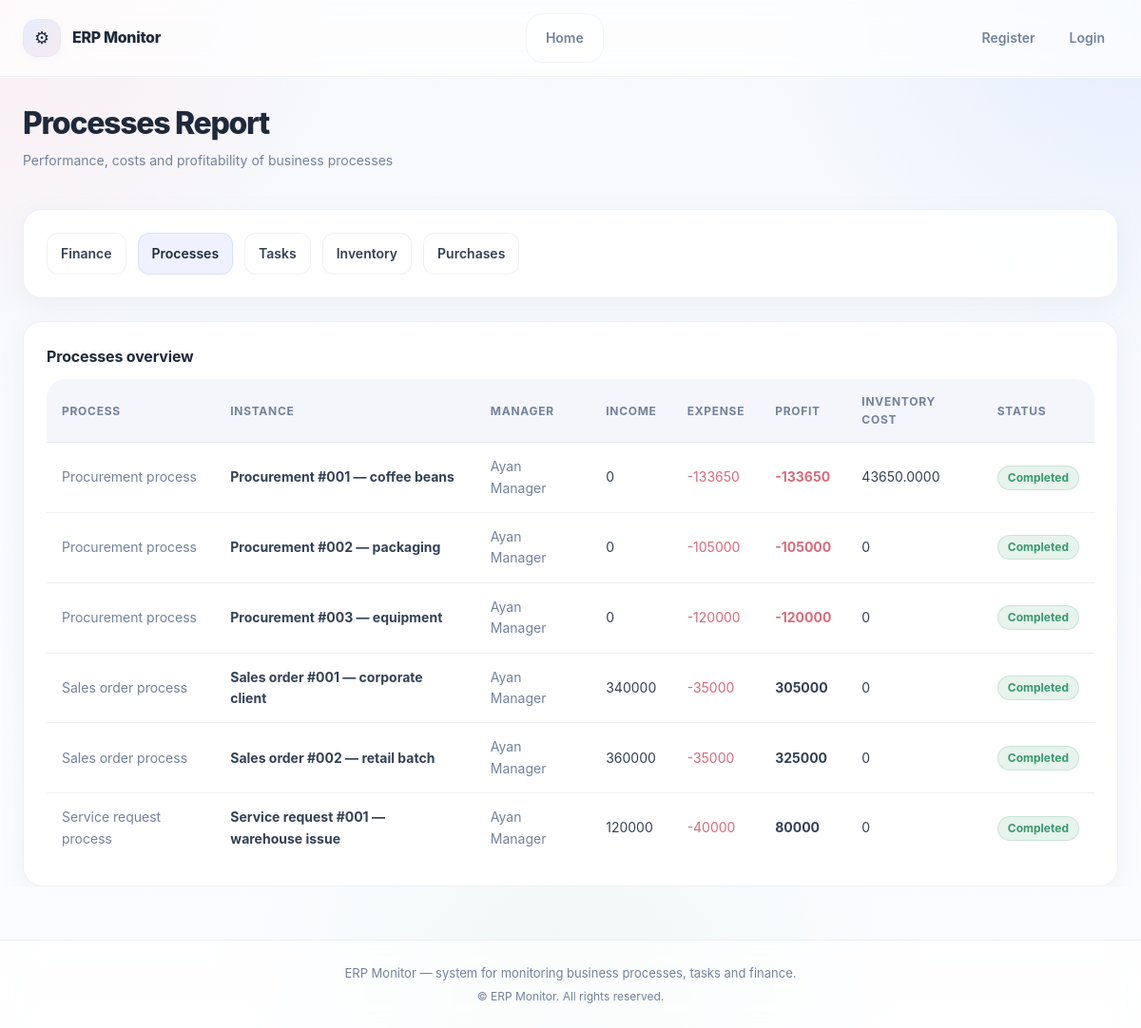
Screenshot of /reports/processes/ with the database file from the repository.
### processes/models.py (models this page shows, shortened)
class ProcessInstance(models.Model):
    process = models.ForeignKey(
        Process,
        on_delete=models.CASCADE,
        related_name="instances",
    )
    name = models.CharField(max_length=255)
    manager = models.ForeignKey(
        "people.Employee",   # ← строка
        on_delete=models.SET_NULL,
        null=True,
        blank=True,
        related_name="managed_processes",
    )
    planned_budget = models.DecimalField(
        max_digits=14, decimal_places=2,
        null=True, blank=True
    )
    planned_end_date = models.DateField(
        null=True, blank=True
    )
    started_at = models.DateTimeField(auto_now_add=True)
    is_completed = models.BooleanField(default=False)
    current_stage = models.ForeignKey(
        "Stage",
        on_delete=models.SET_NULL,
        null=True,
        blank=True,
        related_name="current_instances",
    )
    branch = models.ForeignKey(
        Branch,
        on_delete=models.SET_NULL,
        null=True,
        blank=True,
        related_name="process_instances",
    )
    business_date = models.DateField(
        null=True,
        blank=True,
        verbose_name="Business date",
    )

class Process(models.Model):
    organization = models.ForeignKey(
        Organization,
        on_delete=models.CASCADE,
        related_name="processes",
    )
    name = models.CharField(max_length=255)
    description = models.TextField(blank=True)
    is_active = models.BooleanField(default=True)
    created_at = models.DateTimeField(auto_now_add=True)

### people/models.py (models this page shows)
class Employee(models.Model):
    STATUS_CHOICES = (
        ("ACTIVE", "Active"),
        ("INACTIVE", "Inactive"),
        ("FIRED", "Fired"),
    )
    user = models.OneToOneField(
        settings.AUTH_USER_MODEL,
        on_delete=models.CASCADE,
        related_name="employee",
    )
    full_name = models.CharField(max_length=255)
    position = models.CharField(max_length=100)
    hire_date = models.DateField(null=True, blank=True)
    status = models.CharField(
        max_length=10,
        choices=STATUS_CHOICES,
        default="ACTIVE",
    )
    department = models.ForeignKey(
        Department,
        on_delete=models.SET_NULL,
        null=True,
        blank=True,
        related_name="employees",
    )
    def __str__(self):
        return self.full_name

### reports/views.py (the view)
# urls.py: path("processes/", views.process_report, name="process_report"),
def process_report(request):
    processes = (
        ProcessInstance.objects
        .select_related("process", "manager")
        .all()
    )
    report = []
    for pi in processes:
        income = (
            Transaction.objects
            .filter(process_instance=pi, amount__gt=0)
            .aggregate(total=Sum("amount"))
            .get("total")
        ) or 0
        expense = (
            Transaction.objects
            .filter(process_instance=pi, amount__lt=0)
            .aggregate(total=Sum("amount"))
            .get("total")
        ) or 0
        inventory_cost = 0
        usages = InventoryUsage.objects.filter(
            task__process_instance=pi
        )
        for usage in usages:
            cost = usage.cost()
            if cost:
                inventory_cost += cost
        report.append({
            "process_instance": pi,
            "process": pi.process,
            "manager": pi.manager,
            "income": income,
            "expense": expense,
            "profit": income + expense,
            "inventory_cost": inventory_cost,
            "is_completed": pi.is_completed,
        })
    return render(
        request,
        "reports/processes.html",
        {"report": report},
    )

### inventory/models.py (called while the page is built)
    def cost(self):
        if self.item.cost_per_unit is None:
            return None
        return self.quantity * self.item.cost_per_unit

### templates/reports/processes.html (shortened to what this page needs)
{% extends "base.html" %}
{% block content %}
<div class="page-header fade-in">
    <h1 class="page-title">Processes Report</h1>
    <p class="page-subtitle">
        Performance, costs and profitability of business processes
    </p>
</div>
<section class="dashboard-section fade-in">
    <div class="card">
        <nav class="reports-nav">
            <a href="{% url 'finance_report' %}"
               class="reports-link {% if request.path == '/reports/finance/' %}active{% endif %}">
                Finance
            </a>
            <a href="{% url 'process_report' %}"
               class="reports-link {% if request.path == '/reports/processes/' %}active{% endif %}">
                Processes
            </a>
            <a href="{% url 'task_report' %}"
               class="reports-link {% if request.path == '/reports/tasks/' %}active{% endif %}">
                Tasks
            </a>
            <a href="{% url 'inventory_report' %}"
               class="reports-link {% if request.path == '/reports/inventory/' %}active{% endif %}">
                Inventory
            </a>
            <a href="{% url 'purchase_report' %}"
               class="reports-link {% if request.path == '/reports/purchases/' %}active{% endif %}">
                Purchases
            </a>
        </nav>
    </div>
</section>
<section class="dashboard-section fade-in">
    <div class="card">
        <div class="card-title">Processes overview</div>
        <table class="table">
            <thead>
                <tr>
                    <th>Process</th>
                    <th>Instance</th>
                    <th>Manager</th>
                    <th>Income</th>
                    <th>Expense</th>
                    <th>Profit</th>
                    <th>Inventory cost</th>
                    <th>Status</th>
                </tr>
            </thead>
            <tbody>
                {% for row in report %}
                <tr>
                    <td class="muted">{{ row.process.name }}</td>
                    <td>
                        <strong>{{ row.process_instance.name }}</strong>
                    </td>
                    <td class="muted">{{ row.manager }}</td>
                    <td>{{ row.income }}</td>
                    <td>
                        <span class="danger">{{ row.expense }}</span>
                    </td>
                    <td>
                        <strong class="{% if row.profit < 0 %}danger{% endif %}">
                            {{ row.profit }}
                        </strong>
                    </td>
                    <td>{{ row.inventory_cost }}</td>
                    <td>
                        {% if row.is_completed %}
                            <span class="badge success">Completed</span>
                        {% else %}
                            <span class="badge active">Active</span>
                        {% endif %}
                    </td>
                </tr>
                {% empty %}
                <tr>
                    <td colspan="8" class="muted">
                        No process data
                    </td>
                </tr>
                {% endfor %}
            </tbody>
        </table>
    </div>
</section>
{% endblock %}

### static/css/main.css (style rules this page uses)
*, *::before, *::after { box-sizing: border-box; }
html, body { margin: 0; padding: 0; min-height: 100%; }
html { color-scheme: light; scroll-behavior: smooth; }
body { font-family: Inter, system-ui, -apple-system, "Segoe UI", Roboto, Arial, sans-serif; line-height: 1.6; -webkit-font-smoothing: antialiased; text-rendering: optimizeLegibility; transition: background-color .3s ease, color .3s ease; }
html[data-theme="light"], html[data-theme="dark"] { --bg-main: #f6f8fc; --bg-main-secondary: #fbfcff; --bg-surface: rgba(255, 255, 255, 0.76); --bg-surface-strong: rgba(255, 255, 255, 0.92); --bg-solid: #ffffff; --bg-soft: #f4f6fb; --bg-soft-hover: #edf2f9; --bg-nav: rgba(255, 255, 255, 0.64); --text-main: #1e293b; --text-soft: #334155; --text-muted: #73829b; --border-color: rgba(148, 163, 184, 0.16); --border-strong: rgba(148, 163, 184, 0.26); --accent: #7b95f2; --accent-hover: #657fe3; --accent-soft: rgba(123, 149, 242, 0.12); --success: #39996d; --success-soft: rgba(57, 153, 109, 0.12); --danger: #d66b7d; --danger-soft: rgba(214, 107, 125, 0.12); --warning: #d2a146; --warning-soft: rgba(210, 161, 70, 0.12); --info: #5f8fe8; --info-soft: rgba(95, 143, 232, 0.12); --shadow-xs: 0 2px 10px rgba(148, 163, 184, 0.06); --shadow-sm: 0 8px 24px rgba(148, 163, 184, 0.10); --shadow-md: 0 16px 38px rgba(148, 163, 184, 0.14); --shadow-lg: 0 28px 60px rgba(148, 163, 184, 0.18); --glass-blur: blur(14px); --radius-xs: 10px; --radius-sm: 14px; --radius-md: 20px; --radius-lg: 28px; --radius-xl: 34px; --container-width: 1360px; }
body.app { background: radial-gradient(circle at top left, rgba(255, 223, 228, 0.42), transparent 22%), radial-gradient(circle at top right, rgba(214, 229, 255, 0.52), transparent 24%), radial-gradient(circle at bottom center, rgba(220, 239, 230, 0.38), transparent 28%), linear-gradient(180deg, var(--bg-main) 0%, var(--bg-main-secondary) 100%); color: var(--text-main); }
a { color: inherit; }
.page-header { margin-bottom: 2px; }
.page-title { margin: 0; font-size: 32px; line-height: 1.08; font-weight: 800; letter-spacing: -0.04em; color: var(--text-main); }
.page-subtitle { margin-top: 10px; font-size: 14px; color: var(--text-muted); }
.card { background: var(--bg-surface-strong); backdrop-filter: var(--glass-blur); -webkit-backdrop-filter: var(--glass-blur); border: 1px solid var(--border-color); border-radius: var(--radius-md); padding: 24px; box-shadow: var(--shadow-sm); transition: transform .22s ease, box-shadow .22s ease, border-color .22s ease, background .22s ease; }
.card-title { margin-bottom: 10px; font-size: 16px; font-weight: 700; letter-spacing: -0.01em; color: var(--text-main); }
.dashboard-section { display: flex; flex-direction: column; gap: 20px; }
.table { width: 100%; border-collapse: separate; border-spacing: 0; font-size: 14px; color: var(--text-soft); overflow: hidden; background: rgba(255, 255, 255, 0.6); border-radius: var(--radius-md); }
.table thead { background: var(--bg-soft); }
.table th, .table td { padding: 14px 16px; text-align: left; border-bottom: 1px solid var(--border-color); vertical-align: middle; }
.table th { font-size: 12px; font-weight: 700; letter-spacing: 0.06em; text-transform: uppercase; color: var(--text-muted); }
.table tbody tr { transition: background .18s ease; }
.table tbody tr:last-child td { border-bottom: none; }
.badge { display: inline-flex; align-items: center; padding: 6px 10px; font-size: 12px; font-weight: 700; border-radius: 999px; border: 1px solid transparent; line-height: 1; }
.badge.success { background: var(--success-soft); color: var(--success); border-color: rgba(57, 153, 109, 0.18); }
.button, .btn, .reports-link { display: inline-flex; align-items: center; justify-content: center; min-height: 40px; padding: 10px 14px; border-radius: 12px; border: 1px solid var(--border-color); background: rgba(255, 255, 255, 0.9); color: var(--text-soft); font-size: 14px; font-weight: 600; text-decoration: none; cursor: pointer; transition: background .2s ease, color .2s ease, border-color .2s ease, transform .2s ease, box-shadow .2s ease; }
.reports-nav { display: flex; gap: 12px; flex-wrap: wrap; }
.reports-link.active { color: var(--text-main); border-color: rgba(123, 149, 242, 0.2); background: var(--accent-soft); }
::placeholder { color: #98a4b8; }
.fade-in { animation: fadeIn .35s ease forwards; }
.danger { color: var(--danger); }
.muted { color: var(--text-muted); }
table { width: 100%; }

### rows the page displays
ProcessInstance: process.name "Procurement process", process_instance.name "Procurement #001 — coffee beans", manager "Ayan Manager", income "0", expense "-133650", profit "-133650", inventory_cost "43650.0000"
ProcessInstance: process.name "Procurement process", process_instance.name "Procurement #002 — packaging", manager "Ayan Manager", income "0", expense "-105000", profit "-105000", inventory_cost "0"
ProcessInstance: process.name "Procurement process", process_instance.name "Procurement #003 — equipment", manager "Ayan Manager", income "0", expense "-120000", profit "-120000", inventory_cost "0"
ProcessInstance: process.name "Sales order process", process_instance.name "Sales order #001 — corporate client", manager "Ayan Manager", income "340000", expense "-35000", profit "305000", inventory_cost "0"
ProcessInstance: process.name "Sales order process", process_instance.name "Sales order #002 — retail batch", manager "Ayan Manager", income "360000", expense "-35000", profit "325000", inventory_cost "0"
ProcessInstance: process.name "Service request process", process_instance.name "Service request #001 — warehouse issue", manager "Ayan Manager", income "120000", expense "-40000", profit "80000", inventory_cost "0"
